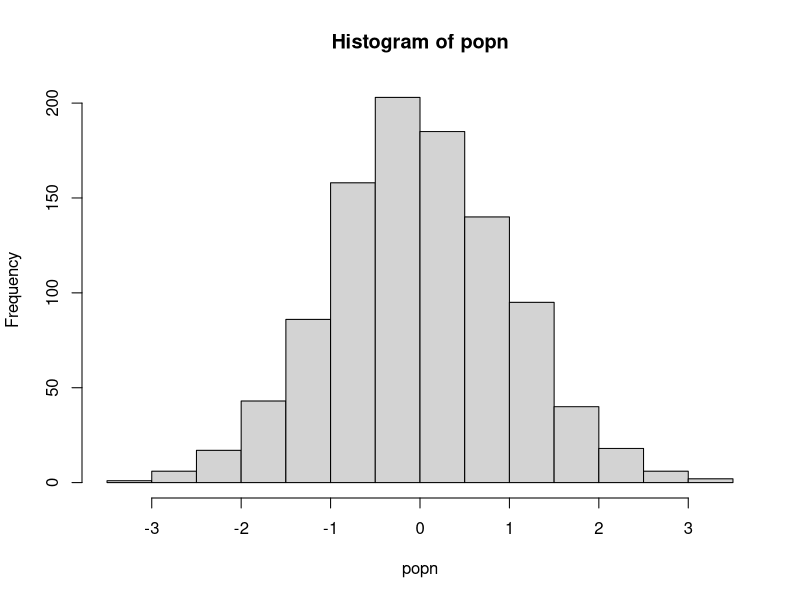

Here is the R script that generated this plot:
## run a simulation that involves sampling from a population

# a function to take a sample of size n from a population "popn" and return its mean
myexperiment <- function(popn, n){
    pop_sample <- sample(popn, n, replace = FALSE)
    return(mean(pop_sample))
}

# calculate means using a loop without preallocation
loopy_sample1 <- function(popn, n, num) {
    result1 <- vector() # initialise empty vector of size 1
    for (i in 1:num){
        result1 <- c(result1, myexperiment(popn, n))
    }
    return(result1)
}

# to run "num" iterations of the experiment using a for loop on a vector with preallocation
loopy_sample2 <- function(popn, n, num) {
    result2 <- vector(,num) # preallocate expected size
    for (i in 1:num) {
        result2[i] <- myexperiment(popn, n)
    }
    return(result2)
}

# to run "num" iterations of the experiment using a for loop on a list with preallocation
loopy_sample3 <- function(popn, n, num) {
    result3 <- vector("list", num) # preallocate expected size
    for (i in 1:num) {
        result3[[i]] <- myexperiment(popn, n)
    }
    return(result3)
}

# to run "num" iterations of the experiment using vectorisation with lapply
lapply_sample <- function(popn, n, num) {
    result4 <- lapply(1:num, function(i) myexperiment(popn, n))
    return(result4)
}

# to run "num" iterations of the experiment using vectorisation with sapply
sapply_sample <- function(popn, n, num) {
    result5 <- sapply(1:num, function(i) myexperiment(popn, n))
    return(result5)
}

# generate the population
popn <- rnorm(1000)
hist(popn)

n <- 20 # sample size for each experiment
num <- 1000 # number of times to rerun the experiment

print("The loopy, non-preallocation approach takes:")
print(system.time(loopy_sample1(popn, n, num)))

print("The loopy, but with preallocation approach takes:")
print(system.time(loopy_sample2(popn, n, num)))

print("The loopy, non-preallocation approach takes:")
print(system.time(loopy_sample3(popn, n, num)))

print("The vectorized lapply approach takes:")
print(system.time(sapply_sample(popn, n, num)))

print("The vectorized sapply approach takes:")
print(system.time(sapply_sample(popn, n, num)))
